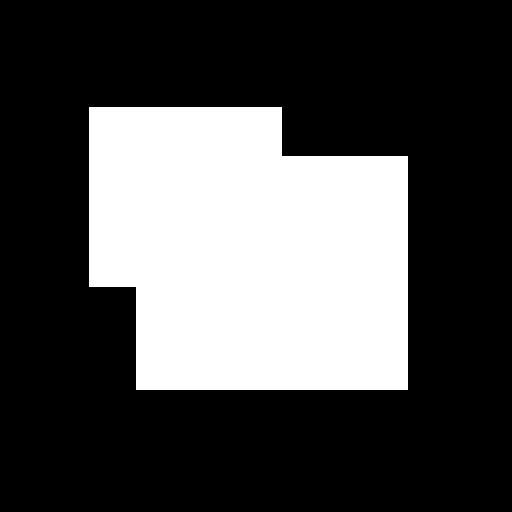
#> input picture 1/momentTest.jpg, 512 x 512 px
$ jupyter execute Moment_Practice.ipynb
#> lines starting #> are read from the running program, lines starting #| are printed output that depends on the picture; after the words box and inside, x2 and y2 are one past the last pixel; in counts of white or black regions, pixels touching at a corner belong together
[cell 1]
import cv2
import numpy as np
import imutils

[cell 2]
src = cv2.imread('../1/momentTest.jpg')
#> src is the input picture: shape (512, 512, 3); min 0, max 255, mean 77.1
gray = cv2.cvtColor(src, cv2.COLOR_BGR2GRAY)
ret, bimage = cv2.threshold(gray, 128, 255, cv2.THRESH_BINARY)#바이너리 이미지로
#> bimage: shape (512, 512); 30.2% white; 1 white region

mode = cv2.RETR_EXTERNAL
method = cv2.CHAIN_APPROX_SIMPLE#꼭지점만 저장
contours, _ = cv2.findContours(bimage, mode, method)
#> contours = 1 contour; box (x1, y1, x2, y2) and area: (89, 107, 408, 390) 78662

dst = src.copy()
cnt = contours[0]
#> cnt = contour of 10 points, box (x1, y1, x2, y2) (89, 107, 408, 390), area 78662
cv2.drawContours(dst, [cnt], 0, (255, 0, 0), 3)

cv2.imshow('contour', dst)
cv2.waitKey()
cv2.destroyAllWindows()

[cell 3]
M = cv2.moments(cnt)# Contour를 이용하여 모멘트 계산
#> M = moments, m00 78662, centre m10/m00, m01/m00 = (248.8, 251.6)
hu = cv2.HuMoments(M)#휴 모멘트 7개 계산
#> hu = [0.172, 0.00218, 9.24e-05, 1.91e-06, 1.12e-12, -6.96e-09, -2.53e-11]
print(f'hu.shape={hu.shape}')
#| hu.shape=(7, 1)
print(f'hu={hu}')
#| hu=[[ 1.72272960e-01]
#|  [ 2.17960438e-03]
#|  [ 9.24428655e-05]
#|  [ 1.90785217e-06]
#|  [ 1.11977849e-12]
#|  [-6.96325160e-09]
#|  [-2.53121609e-11]]

[cell 4]
angle = 45.0# 45도 회전
scale = 2# 2만큼 스케일링
cx = M['m10']/M['m00']#중점 구하는 방법
#> cx = 248.8
cy = M['m01']/M['m00']#중점 구하는 방법
#> cy = 251.6
center = (cx, cy)
#> center = (248.8, 251.6)
t = (20, 30)

A = cv2.getRotationMatrix2D(center, angle, scale)# 변환된 A
#> A = [[1.41, 1.41, -458.9], [-1.41, 1.41, 247.6]]
A[:, 2] += t
cnt2 = cv2.transform(cnt, A)
#> cnt2 = contour of 10 points, box (x1, y1, x2, y2) (-162, -77, 688, 636), area 314538
cv2.drawContours(dst, [cnt2], 0, (0, 255, 0), 3)
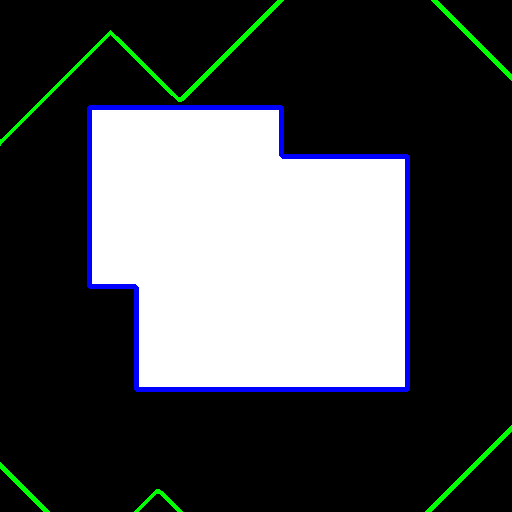
#> dst: shape (512, 512, 3); mean B, G, R 79.4, 76.9, 73.6

cv2.imshow('dst', dst)
cv2.waitKey()
cv2.destroyAllWindows()

[cell 5]
M2 = cv2.moments(cnt2)
#> M2 = moments, m00 314537.5, centre m10/m00, m01/m00 = (268.8, 281.7)
hu2 = cv2.HuMoments(M2)
#> hu2 = [0.172, 0.0022, 9.24e-05, 1.92e-06, 1.74e-12, -5.17e-09, -2.55e-11]
print(f'hu2.shape={hu2.shape}')
#| hu2.shape=(7, 1)
print(f'hu2={hu2}')
#| hu2=[[ 1.72315532e-01]
#|  [ 2.19894043e-03]
#|  [ 9.24013788e-05]
#|  [ 1.92173675e-06]
#|  [ 1.73796249e-12]
#|  [-5.16989270e-09]
#|  [-2.55492165e-11]]

[cell 6]
diffsum = np.sum(cv2.absdiff(hu, hu2))#빼서 절대값 씌운걸 더함
#> diffsum = 6.2e-05
print(f'diffsum={diffsum}')
#| diffsum=6.196529554562044e-05
